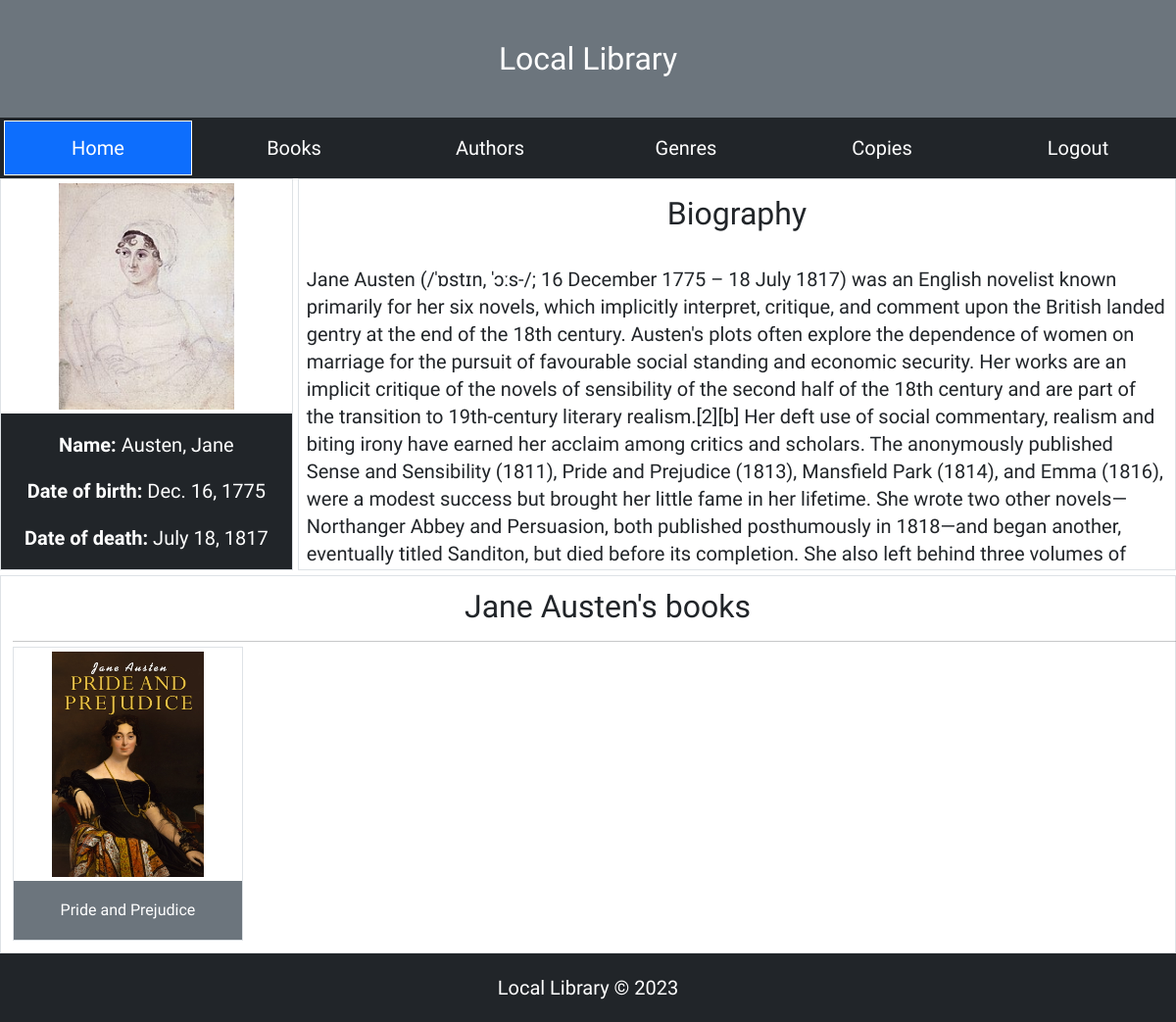
The app's page /catalog/author/9/ (signed in) with its own data.
### catalog/models.py (models this page shows, shortened)
class Author(models.Model):
	first_name = models.CharField(max_length=100)
	last_name = models.CharField(max_length=100)
	date_of_birth = models.DateField(null=True, blank=True)
	date_of_death = models.DateField('Died', null=True, blank=True)
	biography = models.TextField(help_text="Enter author's biography",blank=True,null=True)
	image = models.ImageField(upload_to='authors',blank=True,null=True)
	class Meta:
		ordering = ['last_name', 'first_name']
	def __str__(self):
		return f'{self.last_name}, {self.first_name}'

class Book(models.Model):
	title = models.CharField(max_length=200)
	author = models.ForeignKey('Author', on_delete=models.SET_NULL, null=True)
	summary = models.TextField(max_length=1000, help_text='Enter a brief description of the book')
	isbn = models.CharField('ISBN', max_length=13, unique=True,
                             help_text='13 Character <a href="https://www.isbn-international.org/content/what-isbn">ISBN number</a>')
	genre = models.ManyToManyField(Genre, help_text='Select a genre for this book')
	cover = models.ImageField(blank=True, null=True, upload_to='book covers')
	date = models.DateTimeField(blank=True,null=True,auto_now_add=True)
	def display_genre(self):
		"""Create a string for the Genre. This is required to display genre in Admin."""
		return ', '.join(genre.name for genre in self.genre.all()[:3])
	display_genre.short_description = 'Genre'
	def __str__(self):
		return self.title
	def get_absolute_url(self):
		return reverse('book-detail', args=[str(self.id)])
	class Meta:
		ordering = ['id']

### catalog/views.py (the view)
# urls.py: path('author/<int:pk>/', views.AuthorDetailView.as_view(), name='author-detail'),
class AuthorDetailView(LoginRequiredMixin,DetailView):
	model = Author
	template_name = 'author_detail.html'

### catalog/templates/author_detail.html
{% extends "base.html" %}
{% block content %}
<div class="author-details" style="line-height:1.4;">
  <div class="author-info border">
    <div class="author-image p-1" style="height:60%;">
      <img src="{{ author.image.url }}" alt="{{ author }}" style="max-width:100%;max-height:100%;display:block;margin:0 auto;">
    </div>
    <div class="info bg-dark text-white" style="height:40%;display:flex;flex-direction:column;justify-content:space-around;align-items:center;">
      <p class="mt-3"><strong>Name:</strong> {{ author }}</p>
      <p><strong>Date of birth:</strong> {{ author.date_of_birth }}</p>
      {% if author.date_of_death %}
      <p><strong>Date of death:</strong> {{ author.date_of_death }}</p>
      {% else %}
      <p><strong>Date of death:</strong> Still Active</p>
      {% endif %}
    </div>
  </div>
  <div class="author-bio border" style="font-weight:300;">
    <h2 class="text-center mt-3 mb-0">Biography</h2>
    <div class="bio p-2" style="overflow: auto;">
      {{ author.biography }}
    </div>
  </div>
  <div class="author-books border">
	<div style="grid-column-start: 1;grid-column-end: 6;">
		<h2 class="text-center">{{ author.first_name }} {{ author.last_name }}'s books </h2>
		<hr>
	</div>
    {% for book in author.book_set.all %}
    <a href="{{ book.get_absolute_url }}" class="border" style="display:block;text-decoration:none;">
      <div class="books-authored" style="height:100%;">
        <div class="cover p-1" style="height:80%;">
          <img src="{{ book.cover.url }}" alt="{{ book.title }}" style="max-width:100%;max-height:100%;display:block;margin:0 auto;">
        </div>
        <div class="title bg-secondary text-white p-2" style="height:20%;display:flex;justify-content:center;align-items:center;">
          <p class="text-center m-0" style="font-size: 16px">{{ book }}</p>
        </div>
      </div>
    </a>
    {% endfor %}
  </div>
</div>
{% endblock content %}

### mystaticfiles/global.css (style rules this page uses)
html { padding: 0; }
body { font-family: 'Rajdhani', sans-serif; font-size: 20px; }
a:link { text-decoration: none; }
.author-details { display: grid; grid-template-columns: 1fr 3fr; grid-template-rows: 400px auto; grid-gap: 5px; grid-template-areas: "author-info author-bio" "author-books author-books"; }
.author-info { grid-area: author-info }
.author-bio { grid-area: author-bio; display: grid; grid-template-rows: 20% 80%; }
.author-books { grid-area: author-books; display: grid; grid-template-columns: repeat(5, 20%); grid-template-rows: 50px; grid-auto-rows: 300px; grid-gap: 10px; padding: 1%; }

### records on screen
Author: image (picture), last_name+first_name "Austen, Jane", date_of_birth "Dec. 16, 1775", date_of_death "July 18, 1817", biography "Jane Austen (/ˈɒstɪn, ˈɔːs-/; 16 December 1775 – 18 July 1817) was an English novelist known primarily for her six novels, which implicitly interpret, critique, and comment upon the British landed gentry at the end of the 18th century. Austen's plots often explore the dependence of women on marriage for the pursuit of favourable social standing and economic security. Her works are an implicit critique of the novels of sensibility of the second half of the 18th century and are part of the transition to 19th-century literary realism.[2][b] Her deft use of social commentary, realism and biting irony have earned her acclaim among critics and scholars. The anonymously published Sense and…", first_name "Jane", last_name "Austen"
Book: cover (picture), title "Pride and Prejudice"
